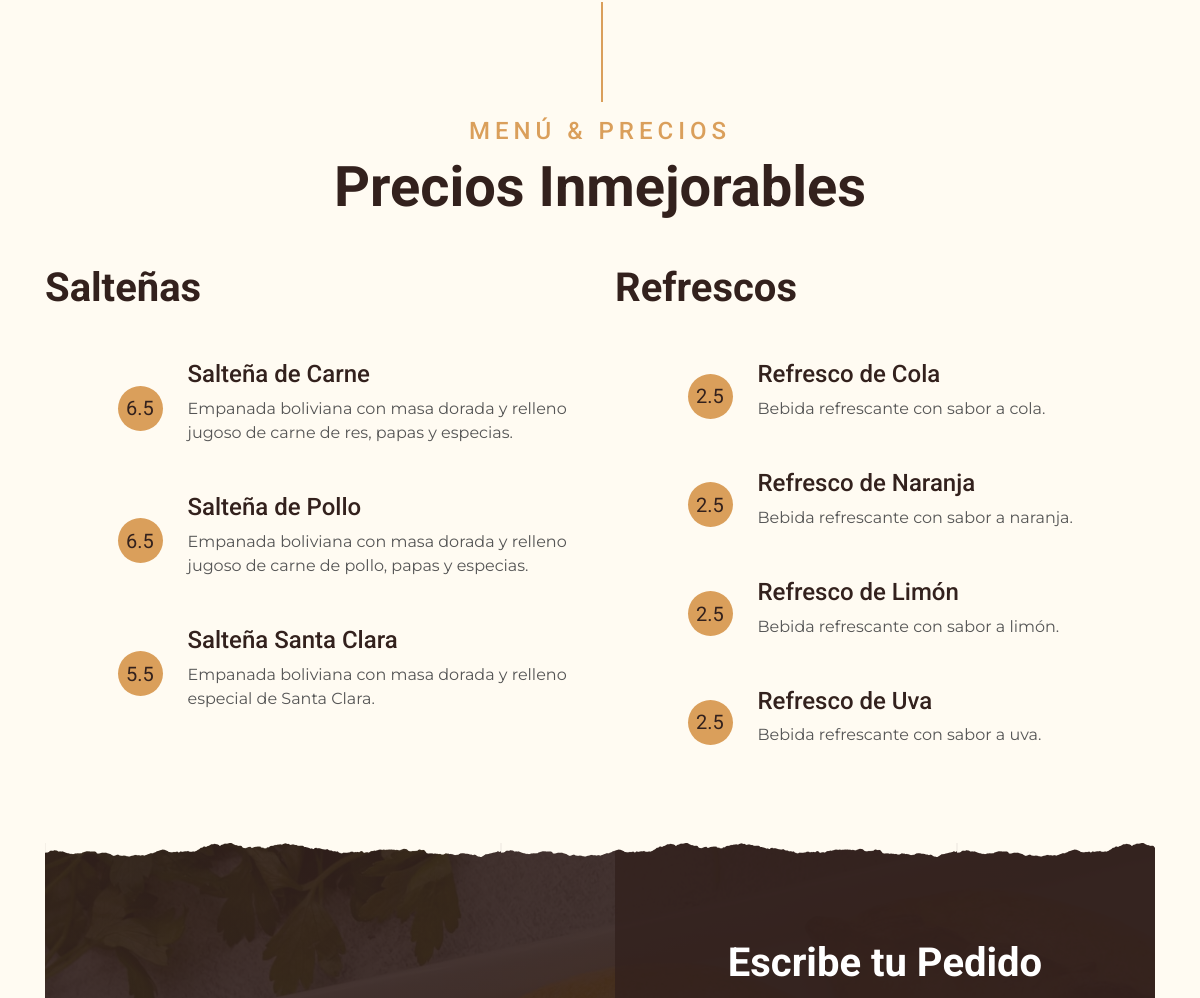
/ (middle part), run on an earlier commit of the app's database.
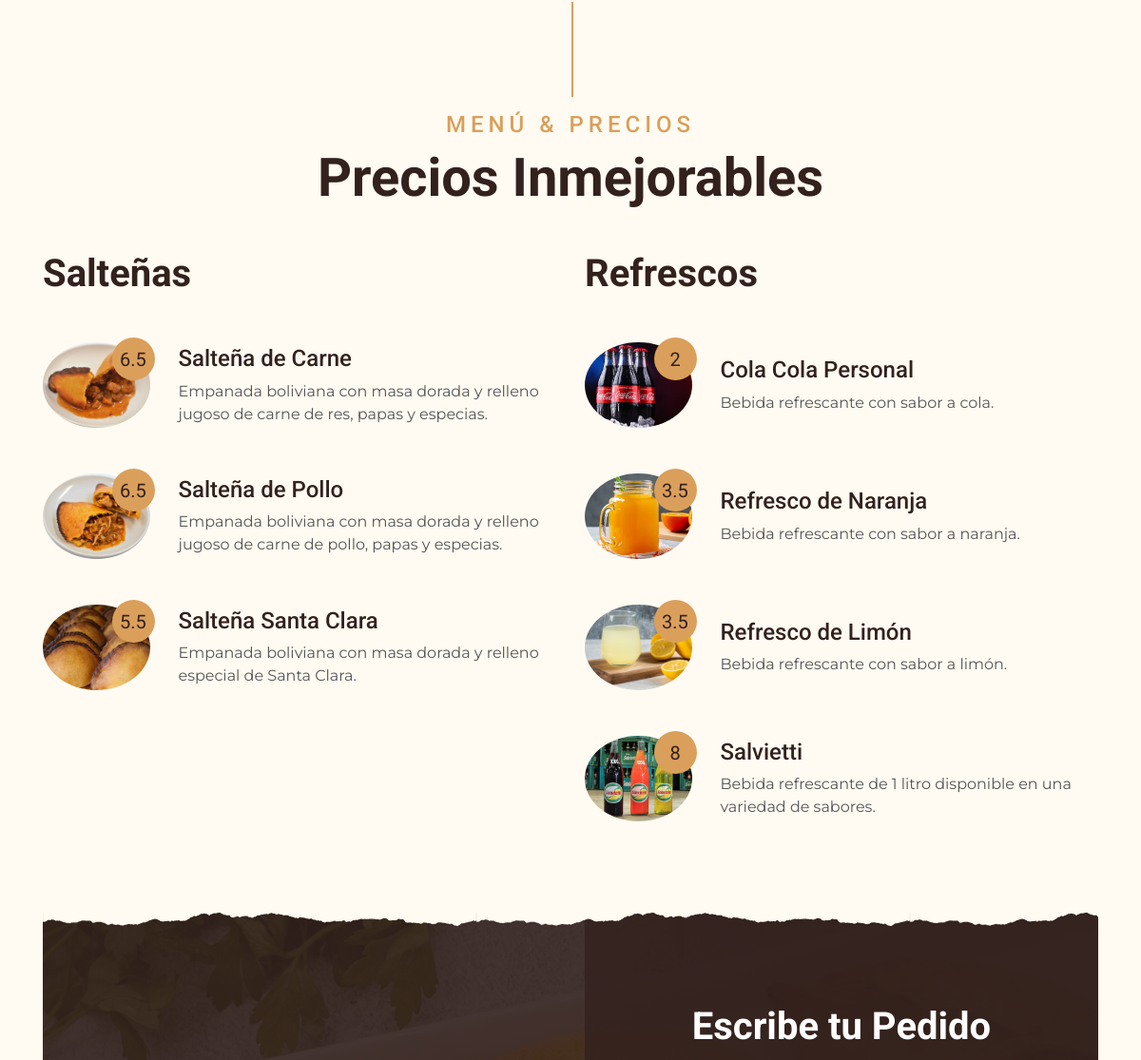
And on a later commit of the database.
### tables this page shows
CREATE TABLE `productos` (
  `id` int(11) NOT NULL,
  `imagen` varchar(30) NOT NULL,
  `nombre` varchar(100) NOT NULL,
  `descripcion` varchar(200) NOT NULL,
  `precio` double NOT NULL,
  `tipo` varchar(30) NOT NULL
);

### 2-menu.php (the view)
<?php
include('conexion.php');
?>
<div class="container-fluid pt-5">
    <div class="container">
        <div class="section-title">
            <h4 class="text-primary text-uppercase" style="letter-spacing: 5px;">Menú & Precios</h4>
            <h1 class="display-4">Precios Inmejorables</h1>
        </div>
        <div class="row">
            <div class="col-lg-6">
                <h1 class="mb-5">Salteñas</h1>
                <?php
                $sql="SELECT id,imagen,nombre,descripcion,precio,tipo from productos where tipo='alimento'";
                $result = $con->query($sql);
                while ($row = $result->fetch_assoc()) {?>
                    <div class="row align-items-center mb-5">
                        <div class="col-4 col-sm-3">
                            <img class="w-100 rounded-circle mb-3 mb-sm-0" src="img/<?php echo $row["imagen"];?>" alt="">
                            <h5 class="menu-price"><?php echo $row["precio"]; ?></h5>
                        </div>
                        <div class="col-8 col-sm-9">
                            <h4><?php echo $row["nombre"]; ?></h4>
                            <p class="m-0"><?php echo $row["descripcion"]; ?></p>
                        </div>
                    </div>
                <?php } ?>
            </div>
            <div class="col-lg-6">
                <h1 class="mb-5">Refrescos</h1>
                <?php
                $sql="SELECT id,imagen,nombre,descripcion,precio,tipo from productos where tipo='bebida'";
                $result = $con->query($sql);
                while ($row = $result->fetch_assoc()) {?>
                    <div class="row align-items-center mb-5">
                        <div class="col-4 col-sm-3">
                            <img class="w-100 rounded-circle mb-3 mb-sm-0" src="img/<?php echo $row["imagen"];?>" alt="">
                            <h5 class="menu-price"><?php echo $row["precio"]; ?></h5>
                        </div>
                        <div class="col-8 col-sm-9">
                            <h4><?php echo $row["nombre"]; ?></h4>
                            <p class="m-0"><?php echo $row["descripcion"]; ?></p>
                        </div>
                    </div>
                <?php } ?>
            </div>
        </div>
    </div>
</div>

### index.php (shortened to what this page needs)
<!DOCTYPE html>
<html lang="en">
<head>
    <link href="https://cdnjs.cloudflare.com/ajax/libs/font-awesome/5.10.0/css/all.min.css" rel="stylesheet">
    <link href="lib/owlcarousel/assets/owl.carousel.min.css" rel="stylesheet">
    <link href="lib/tempusdominus/css/tempusdominus-bootstrap-4.min.css" rel="stylesheet" />
    <link href="css/style.min.css" rel="stylesheet">
</head>
<body>
    <?php
    include("2-menu.php");
    ?>
</body>
</html>

What changed in the data, as far as the page shows it:
changed productos "Salteña de Carne": imagen: picture added
changed productos "Salteña de Pollo": imagen: picture added
changed productos "Salteña Santa Clara": imagen: picture added
changed productos "Bebida refrescante con sabor a cola.": imagen: picture added; precio "2.5" → "2"; nombre "Refresco de Cola" → "Cola Cola Personal"
changed productos "Refresco de Naranja": imagen: picture added; precio "2.5" → "3.5"
changed productos "Refresco de Limón": imagen: picture added; precio "2.5" → "3.5"
changed productos: imagen: picture added; precio "2.5" → "8"; nombre "Refresco de Uva" → "Salvietti"; descripcion "Bebida refrescante con sabor a uva." → "Bebida refrescante de 1 litro disponible en una variedad de sabores."
